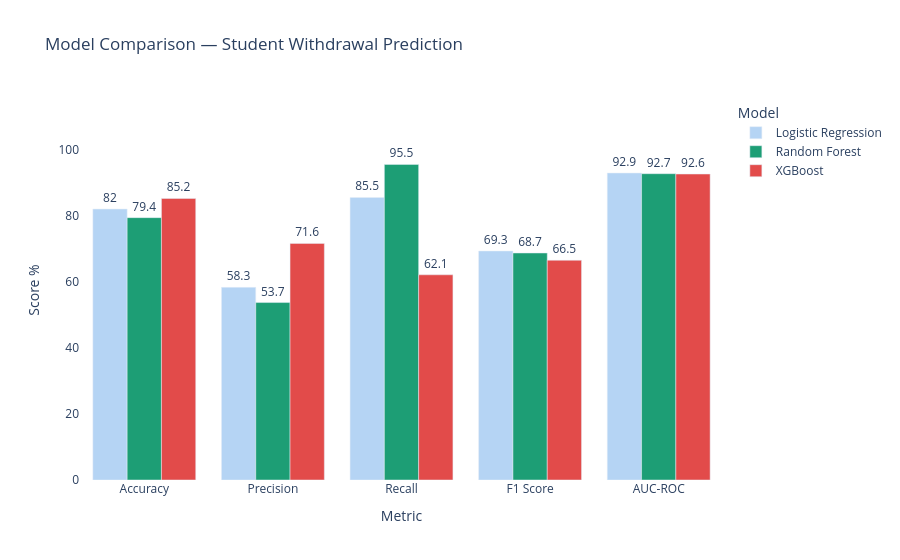

Here is the notebook cell this chart was saved with:
### Code cell
# Model comparison chart
results = pd.DataFrame({
    "Model"    : ["Logistic Regression", "Random Forest", "XGBoost"],
    "Accuracy" : [82.0, 79.4, 85.2],
    "Precision": [58.3, 53.7, 71.6],
    "Recall"   : [85.5, 95.5, 62.1],
    "F1 Score" : [69.3, 68.7, 66.5],
    "AUC-ROC"  : [92.9, 92.7, 92.6]
})

# Melt for plotly
results_melted = results.melt(
    id_vars="Model",
    var_name="Metric",
    value_name="Score %"
)

fig = px.bar(
    results_melted,
    x="Metric",
    y="Score %",
    color="Model",
    barmode="group",
    text="Score %",
    color_discrete_map={
        "Logistic Regression": "#B5D4F4",
        "Random Forest"      : "#1D9E75",
        "XGBoost"            : "#E24B4A"
    },
    title="Model Comparison — Student Withdrawal Prediction"
)

fig.update_traces(textposition="outside")
fig.update_layout(
    yaxis_range=[0, 115],
    yaxis_title="Score %",
    xaxis_title="Metric",
    plot_bgcolor="white",
    legend_title="Model"
)
fig.show()

print("\n✅ Best model for our purpose : Random Forest")
print("   Reason                     : Highest Recall (95.5%)")
print("   Meaning                    : Catches 95 out of 100 at-risk students")

### Figure 1 — Plotly figure (JSON) as saved in the notebook; plotly's stock layout.template omitted (floating-point values rounded to 4 significant figures)
{"data": [{"alignmentgroup": "True", "hovertemplate": "Model=Logistic Regression<br>Metric=%{x}<br>Score %=%{text}<extra></extra>", "legendgroup": "Logistic Regression", "marker": {"color": "#B5D4F4", "pattern": {"shape": ""}}, "name": "Logistic Regression", "offsetgroup": "Logistic Regression", "orientation": "v", "showlegend": true, "text": [82, 58.3, 85.5, 69.3, 92.9], "textposition": "outside", "type": "bar", "x": ["Accuracy", "Precision", "Recall", "F1 Score", "AUC-ROC"], "xaxis": "x", "y": [82, 58.3, 85.5, 69.3, 92.9], "yaxis": "y"}, {"alignmentgroup": "True", "hovertemplate": "Model=Random Forest<br>Metric=%{x}<br>Score %=%{text}<extra></extra>", "legendgroup": "Random Forest", "marker": {"color": "#1D9E75", "pattern": {"shape": ""}}, "name": "Random Forest", "offsetgroup": "Random Forest", "orientation": "v", "showlegend": true, "text": [79.4, 53.7, 95.5, 68.7, 92.7], "textposition": "outside", "type": "bar", "x": ["Accuracy", "Precision", "Recall", "F1 Score", "AUC-ROC"], "xaxis": "x", "y": [79.4, 53.7, 95.5, 68.7, 92.7], "yaxis": "y"}, {"alignmentgroup": "True", "hovertemplate": "Model=XGBoost<br>Metric=%{x}<br>Score %=%{text}<extra></extra>", "legendgroup": "XGBoost", "marker": {"color": "#E24B4A", "pattern": {"shape": ""}}, "name": "XGBoost", "offsetgroup": "XGBoost", "orientation": "v", "showlegend": true, "text": [85.2, 71.6, 62.1, 66.5, 92.6], "textposition": "outside", "type": "bar", "x": ["Accuracy", "Precision", "Recall", "F1 Score", "AUC-ROC"], "xaxis": "x", "y": [85.2, 71.6, 62.1, 66.5, 92.6], "yaxis": "y"}], "layout": {"autosize": true, "barmode": "group", "legend": {"title": {"text": "Model"}, "tracegroupgap": 0}, "plot_bgcolor": "white", "title": {"text": "Model Comparison — Student Withdrawal Prediction"}, "xaxis": {"anchor": "y", "autorange": true, "domain": [0, 1], "range": [-0.5, 4.5], "title": {"text": "Metric"}, "type": "category"}, "yaxis": {"anchor": "x", "domain": [0, 1], "range": [0, 115], "title": {"text": "Score %"}, "type": "linear"}}}
